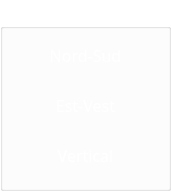
      <widget class="QGroupBox" name="groupBox_2">
       <property name="geometry">
        <rect>
         <x>10</x>
         <y>250</y>
         <width>171</width>
         <height>191</height>
        </rect>
       </property>
       <property name="palette">
        <palette>
         <active>
          <colorrole role="WindowText">
           <brush brushstyle="SolidPattern">
            <color alpha="255">
             <red>255</red>
             <green>255</green>
             <blue>255</blue>
            </color>
           </brush>
          </colorrole>
          <colorrole role="Button">
           <brush brushstyle="SolidPattern">
            <color alpha="0">
             <red>255</red>
             <green>255</green>
             <blue>255</blue>
            </color>
           </brush>
          </colorrole>
          <colorrole role="Base">
           <brush brushstyle="SolidPattern">
            <color alpha="0">
             <red>255</red>
             <green>255</green>
             <blue>255</blue>
            </color>
           </brush>
          </colorrole>
          <colorrole role="Window">
           <brush brushstyle="SolidPattern">
            <color alpha="0">
             <red>255</red>
             <green>255</green>
             <blue>255</blue>
            </color>
           </brush>
          </colorrole>
         </active>
         <inactive>
          <colorrole role="WindowText">
           <brush brushstyle="SolidPattern">
            <color alpha="255">
             <red>255</red>
             <green>255</green>
             <blue>255</blue>
            </color>
           </brush>
          </colorrole>
          <colorrole role="Button">
           <brush brushstyle="SolidPattern">
            <color alpha="0">
             <red>255</red>
             <green>255</green>
             <blue>255</blue>
            </color>
           </brush>
          </colorrole>
          <colorrole role="Base">
           <brush brushstyle="SolidPattern">
            <color alpha="0">
             <red>255</red>
             <green>255</green>
             <blue>255</blue>
            </color>
           </brush>
          </colorrole>
          <colorrole role="Window">
           <brush brushstyle="SolidPattern">
            <color alpha="0">
             <red>255</red>
             <green>255</green>
             <blue>255</blue>
            </color>
           </brush>
          </colorrole>
         </inactive>
         <disabled>
          <colorrole role="WindowText">
           <brush brushstyle="SolidPattern">
            <color alpha="255">
             <red>120</red>
             <green>120</green>
             <blue>120</blue>
            </color>
           </brush>
          </colorrole>
          <colorrole role="Button">
           <brush brushstyle="SolidPattern">
            <color alpha="0">
             <red>255</red>
             <green>255</green>
             <blue>255</blue>
            </color>
           </brush>
          </colorrole>
          <colorrole role="Base">
           <brush brushstyle="SolidPattern">
            <color alpha="0">
             <red>255</red>
             <green>255</green>
             <blue>255</blue>
            </color>
           </brush>
          </colorrole>
          <colorrole role="Window">
           <brush brushstyle="SolidPattern">
            <color alpha="0">
             <red>255</red>
             <green>255</green>
             <blue>255</blue>
            </color>
           </brush>
          </colorrole>
         </disabled>
        </palette>
       </property>
       <property name="font">
        <font>
         <family>MS UI Gothic</family>
         <pointsize>14</pointsize>
        </font>
       </property>
       <property name="styleSheet">
        <string notr="true">background-color:rgba(255, 255, 255, 0)</string>
       </property>
       <property name="title">
        <string>    Grafice 2D      </string>
       </property>
       <property name="alignment">
        <set>Qt::AlignLeading|Qt::AlignLeft|Qt::AlignVCenter</set>
       </property>
       <property name="flat">
        <bool>true</bool>
       </property>
       <property name="checkable">
        <bool>false</bool>
       </property>
       <widget class="QPushButton" name="pushButton_6">
        <property name="geometry">
         <rect>
          <x>0</x>
          <y>20</y>
          <width>171</width>
          <height>71</height>
         </rect>
        </property>
        <property name="minimumSize">
         <size>
          <width>0</width>
          <height>60</height>
         </size>
        </property>
        <property name="palette">
         <palette>
          <active>
           <colorrole role="ButtonText">
            <brush brushstyle="SolidPattern">
             <color alpha="255">
              <red>255</red>
              <green>255</green>
              <blue>255</blue>
             </color>
            </brush>
           </colorrole>
          </active>
          <inactive>
           <colorrole role="ButtonText">
            <brush brushstyle="SolidPattern">
             <color alpha="255">
              <red>255</red>
              <green>255</green>
              <blue>255</blue>
             </color>
            </brush>
           </colorrole>
          </inactive>
          <disabled>
           <colorrole role="ButtonText">
            <brush brushstyle="SolidPattern">
             <color alpha="255">
              <red>120</red>
              <green>120</green>
              <blue>120</blue>
             </color>
            </brush>
           </colorrole>
          </disabled>
         </palette>
        </property>
        <property name="font">
         <font>
          <family>Franklin Gothic Medium Cond</family>
          <pointsize>12</pointsize>
         </font>
        </property>
        <property name="styleSheet">
         <string notr="true">#pushButton_6 {
background-color: url transparent;
border-image: url(:un3.png);
background: none;
border:  none;
background-repeat: none;
}
#pushButton_6:hover
{
border-image: url(:un1.png);
}
#pushButton_6:pressed
{
border-image: url(:un2.png);
}</string>
        </property>
        <property name="text">
         <string>Nord-Sud</string>
        </property>
       </widget>
       <widget class="QPushButton" name="pushButton_7">
        <property name="geometry">
         <rect>
          <x>0</x>
          <y>70</y>
          <width>171</width>
          <height>71</height>
         </rect>
        </property>
        <property name="minimumSize">
         <size>
          <width>0</width>
          <height>60</height>
         </size>
        </property>
        <property name="palette">
         <palette>
          <active>
           <colorrole role="ButtonText">
            <brush brushstyle="SolidPattern">
             <color alpha="255">
              <red>255</red>
              <green>255</green>
              <blue>255</blue>
             </color>
            </brush>
           </colorrole>
          </active>
          <inactive>
           <colorrole role="ButtonText">
            <brush brushstyle="SolidPattern">
             <color alpha="255">
              <red>255</red>
              <green>255</green>
              <blue>255</blue>
             </color>
            </brush>
           </colorrole>
          </inactive>
          <disabled>
           <colorrole role="ButtonText">
            <brush brushstyle="SolidPattern">
             <color alpha="255">
              <red>120</red>
              <green>120</green>
              <blue>120</blue>
             </color>
            </brush>
           </colorrole>
          </disabled>
         </palette>
        </property>
        <property name="font">
         <font>
          <family>Franklin Gothic Medium Cond</family>
          <pointsize>12</pointsize>
         </font>
        </property>
        <property name="styleSheet">
         <string notr="true">#pushButton_7 {
background-color: url transparent;
border-image: url(:un3.png);
background: none;
border:  none;
background-repeat: none;
}
#pushButton_7:hover
{
border-image: url(:un1.png);
}
#pushButton_7:pressed
{
border-image: url(:un2.png);
}</string>
        </property>
        <property name="text">
         <string>Est-Vest</string>
        </property>
       </widget>
       <widget class="QPushButton" name="pushButton_8">
        <property name="geometry">
         <rect>
          <x>0</x>
          <y>120</y>
          <width>171</width>
          <height>71</height>
         </rect>
        </property>
        <property name="minimumSize">
         <size>
          <width>171</width>
          <height>71</height>
         </size>
        </property>
        <property name="palette">
         <palette>
          <active>
           <colorrole role="ButtonText">
            <brush brushstyle="SolidPattern">
             <color alpha="255">
              <red>255</red>
              <green>255</green>
              <blue>255</blue>
             </color>
            </brush>
           </colorrole>
          </active>
          <inactive>
           <colorrole role="ButtonText">
            <brush brushstyle="SolidPattern">
             <color alpha="255">
              <red>255</red>
              <green>255</green>
              <blue>255</blue>
             </color>
            </brush>
           </colorrole>
          </inactive>
          <disabled>
           <colorrole role="ButtonText">
            <brush brushstyle="SolidPattern">
             <color alpha="255">
              <red>120</red>
              <green>120</green>
              <blue>120</blue>
             </color>
            </brush>
           </colorrole>
          </disabled>
         </palette>
        </property>
        <property name="font">
         <font>
          <family>Franklin Gothic Medium Cond</family>
          <pointsize>12</pointsize>
         </font>
        </property>
        <property name="styleSheet">
         <string notr="true">#pushButton_8 {
background-color: url transparent;
border-image: url(:un3.png);
background: none;
border:  none;
background-repeat: none;
}
#pushButton_8:hover
{
border-image: url(:un1.png);
}
#pushButton_8:pressed
{
border-image: url(:un2.png);
}</string>
        </property>
        <property name="text">
         <string>Vertical</string>
        </property>
       </widget>
      </widget>
